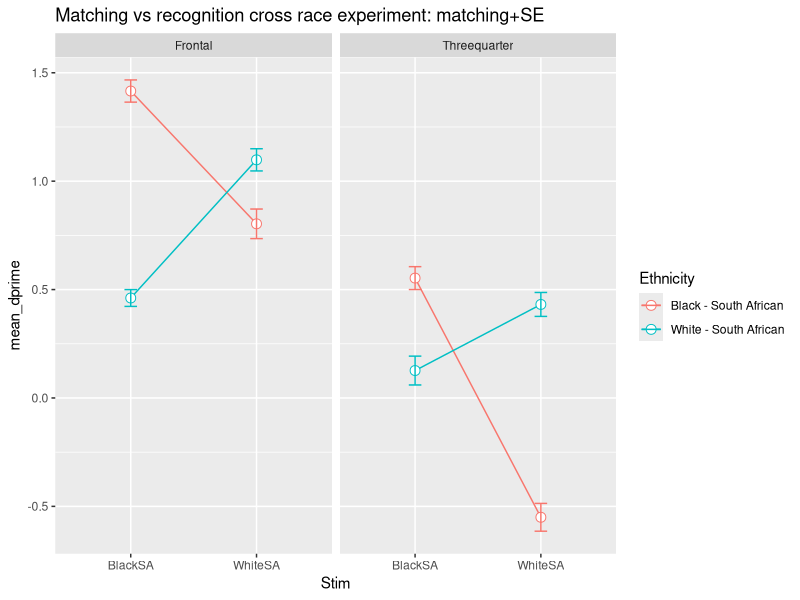
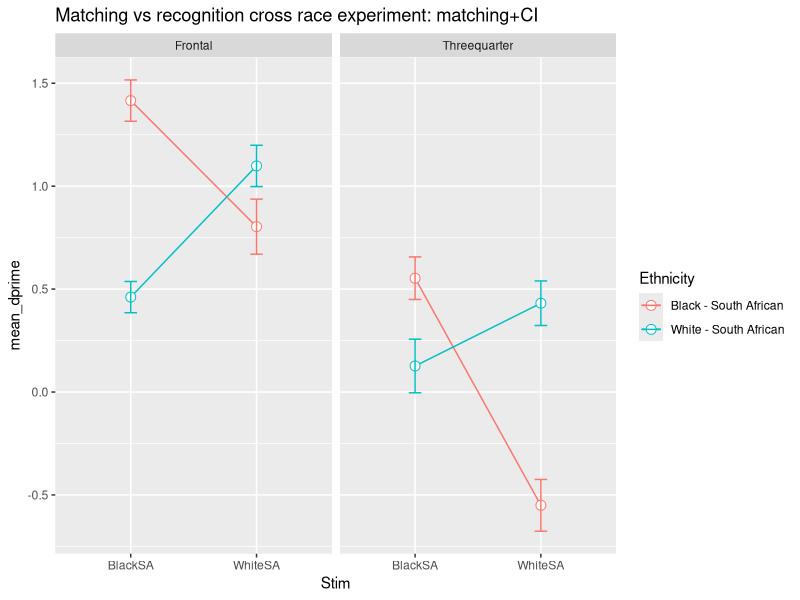
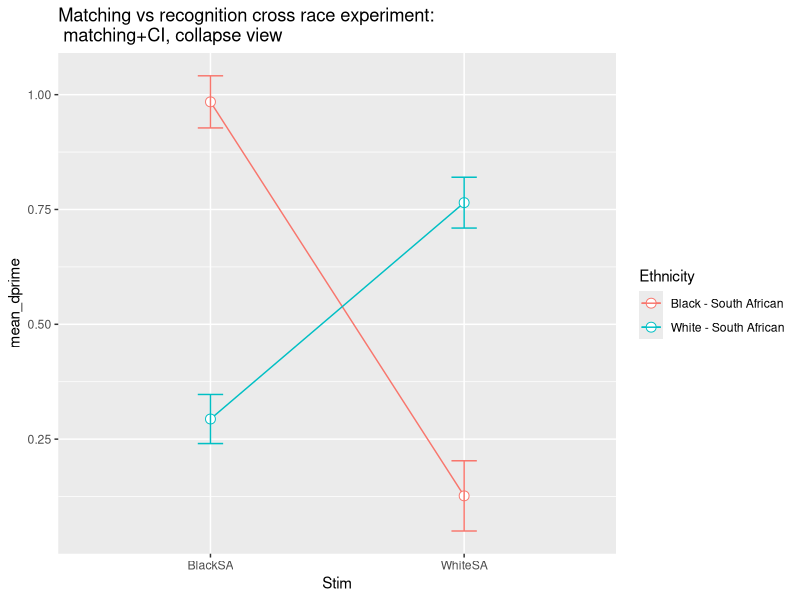

Write R code to recreate these figures, in order.
library(dplyr);library(reshape2);library(ggplot2)
#Read data
RSAMegdata<-read.csv("DataSet_MR.csv",header=T,row.names=NULL,stringsAsFactors=F)


#   Summarise data down
MegMatchbySubj<-RSAMegdata %>%
  filter(Block<17) %>%
  group_by(Subject,StimGroup,Ethnicity,MatchView,MatchTPTA) %>%
  summarise(matchHitorFAsum=sum(MatchLineupACC,na.rm=T),
            matchconfmean=mean(as.numeric(MatchConfRESP,na.rm=T)),
            matchrtmean=mean(MatchLineupRT,na.rm=T))

#   Reverse lineupaccsum to reflect FAs    
x<-filter(MegMatchbySubj,MatchTPTA=="TA") 
x$matchHitorFAsum<-4-x$matchHitorFAsum
y<-filter(MegMatchbySubj,MatchTPTA=="TP")
MegMatchbySubj<-rbind(x,y)

#   Compute Z of H and FA, with corrections
MegMatchbySubj$matchHitorFAsum[MegMatchbySubj$matchHitorFAsum==0]<-0.5
MegMatchbySubj$matchHitorFAsum[MegMatchbySubj$matchHitorFAsum==4]<-3.5 
MegMatchbySubj$z_matchHitorFAsum<-qnorm(MegMatchbySubj$matchHitorFAsum/4) 

# recode conditions to make crossover possible
MegMatchbySubj$Stim[MegMatchbySubj$Ethnicity=="Black - South African" & MegMatchbySubj$StimGroup=="OWNG"] <- "BlackSA"
MegMatchbySubj$Stim[MegMatchbySubj$Ethnicity=="Black - South African" & MegMatchbySubj$StimGroup=="OTHG"] <- "WhiteSA"
MegMatchbySubj$Stim[MegMatchbySubj$Ethnicity=="White - South African" & MegMatchbySubj$StimGroup=="OWNG"] <- "WhiteSA"
MegMatchbySubj$Stim[MegMatchbySubj$Ethnicity=="White - South African" & MegMatchbySubj$StimGroup=="OTHG"] <- "BlackSA"


#   Use reshape2 package to melt dataframe, and to cast one for analysis
x<-melt(MegMatchbySubj,id=c("Subject","StimGroup","Ethnicity","MatchView","MatchTPTA","Stim"),
        measure=c("matchHitorFAsum","matchconfmean","matchrtmean","z_matchHitorFAsum"))

#   Compute dprimes
Matchdprimedf<-dcast(x,Subject+Ethnicity+StimGroup+MatchView+Stim~MatchTPTA+variable,value.var="value")
Matchdprimedf$dprime<-Matchdprimedf$TP_z_matchHitorFAsum-Matchdprimedf$TA_z_matchHitorFAsum

#   Summarise dprimes by experimental variables 
dprimedf<-Matchdprimedf %>%
  group_by(StimGroup,Ethnicity,MatchView,Stim) %>%
  summarise(mean_dprime=mean(dprime,na.rm=T),
            sd_dprime=sd(dprime,na.rm=T),
            n_dprime=n(),
            serror_dprime=sd_dprime/n_dprime,
            CI95=serror_dprime*1.96)

# Draw plot to show result of experiment:matching conditions only,error bars =SE
ggplot(dprimedf,aes(x=Stim,y=mean_dprime,colour=Ethnicity,group=Ethnicity))+
  geom_line()+facet_grid(.~MatchView)+ggtitle("Matching vs recognition cross race experiment: matching+SE")+
  geom_point(size=3, shape=21, fill="white")+theme(plot.title = element_text(vjust = 1))+
  geom_errorbar(aes(ymin=mean_dprime-serror_dprime, ymax=mean_dprime+serror_dprime), width=.1)


# Draw plot to show result of experiment:matching conditions only,error bars = 95% CI
ggplot(dprimedf,aes(x=Stim,y=mean_dprime,colour=Ethnicity,group=Ethnicity))+
  geom_line()+facet_grid(.~MatchView)+ggtitle("Matching vs recognition cross race experiment: matching+CI")+
  geom_point(size=3, shape=21, fill="white")+theme(plot.title = element_text(vjust = 1))+
  geom_errorbar(aes(ymin=mean_dprime-CI95, ymax=mean_dprime+CI95), width=.1)

# Draw plot to show result of experiment:matching conditions only,error bars = 95% CI and collapse view

dprimedfallviews<-Matchdprimedf %>%
  group_by(StimGroup,Ethnicity,Stim) %>%
  summarise(mean_dprime=mean(dprime,na.rm=T),
            sd_dprime=sd(dprime,na.rm=T),
            n_dprime=n(),
            serror_dprime=sd_dprime/n_dprime,
            CI95=serror_dprime*1.96)


ggplot(dprimedfallviews,aes(x=Stim,y=mean_dprime,colour=Ethnicity,group=Ethnicity))+
  geom_line()+ggtitle("Matching vs recognition cross race experiment:\n matching+CI, collapse view")+
  geom_point(size=3, shape=21, fill="white")+theme(plot.title = element_text(vjust = 1))+
  geom_errorbar(aes(ymin=mean_dprime-CI95, ymax=mean_dprime+CI95), width=.1)

# Write wide dataframe for merging later
  x<-melt(Matchdprimedf,id=c("Subject","StimGroup","Ethnicity","MatchView","Stim"))
  matchwidedf<-dcast(x,Subject~StimGroup+Ethnicity+MatchView+Stim+variable,value.var="value")


